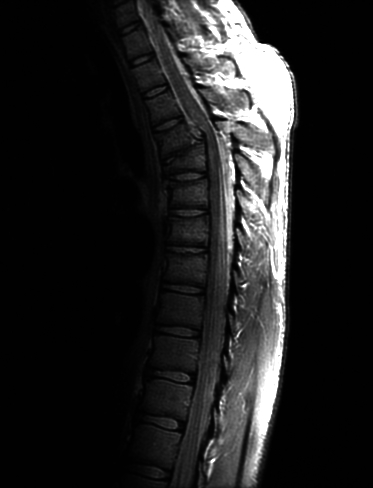
%> input picture Project 1/src/data/Fig1.jpg, 373 x 488 px
$ octave Histogram_Equalization.m   (GNU Octave 9; MATLAB toolbox functions it lacks are replaced by stand-ins)
%> lines starting %> are read from the running program, lines starting %| are printed output that depends on the picture
### Project 1/src/myImhist.m
function [ L, distribution ] = myImhist( fig )
%MYIMHIST creates the histogram of a given image.
%   The function returns the number of pixels for each gray level,
%   and draws a figure automatically.
    L = 8;
    if L <= max(max(fig))
        L = 256;
    end
    distribution = zeros(L, 1);
    for i = 1:size(fig, 1)
        for j = 1:size(fig, 2)
            distribution(fig(i, j) + 1, 1) = distribution(fig(i, j) + 1, 1) + 1;
        end
    end
    % distribution = table(:, 2);
    distribution = distribution ./ size(fig, 1) ./ size(fig, 2)
    s = size(distribution);
    b = bar(distribution,'FaceColor', 'blue', 'EdgeColor', 'blue','LineWidth',0.6);
    set(gca,'XLim',[0 L]);
    set(gca,'XTick',[0:L/4:L]);
    set(gca,'XTickLabel',[0:L/4:L]);
    ylabel('Occurance');
    colormap(gray);
    c = colorbar('Location', 'southoutside', 'FontSize',10, 'Ticks', 0:64:256, 'TickLabels', {'0', '64', '128', '192', '256'});
    c.Label.String = 'Intensity';


end

### Project 1/src/myEqualization.m
function [ output_distribution ] = myEqualization( L, distribution )
%MYEQUALIZATION equalizes the histogram
%   It returns a mapping that equalizes the original distribution

    output_distribution = distribution;
    for i = 2:size(distribution);
        output_distribution(i) = output_distribution(i-1) + distribution(i);
    end
    output_distribution = output_distribution * (L - 1) / sum(distribution(:));


end

### Project 1/src/Histogram_Equalization.m
clc;clear;
%% Write a computer program for computing the histogram of an image.
fig1 = imread('data/Fig1.jpg');
%> fig1 is the input picture: size 488x373 uint8; min 0, max 255, mean 32.6
fig2 = imread('data/Fig2.jpg');
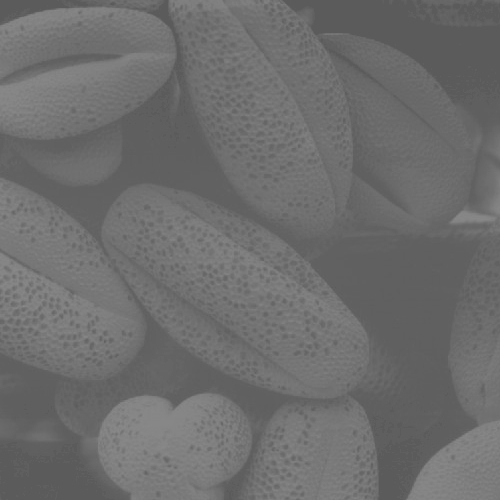
%> input picture Project 1/src/data/Fig2.jpg, 500 x 500 px
%> fig2 is the input picture: size 500x500 uint8; min 90, max 138, mean 109.1
figure('Name', 'Original Histogram');
set(gcf, 'position', [0 0 1024 512]);
subplot(1, 2, 1);
[L1 D1] = myImhist(fig1);
%> after the loop in myImhist, `for i = 1:size(fig, 1)`: distribution = 256 values, max 102029 at index 2, min 0 at index 256, mean 711
%> in myImhist, `distribution = distribution ./ size(fig, 1) ./ size(fig, 2)`: distribution = 256 values, max 0.561 at index 2, min 0 at index 256, mean 0.00391
%> in myImhist, `s = size(distribution);`: s = [256 1]
%> L1 = 256; D1 has the same summary as distribution in myImhist
title('Fig 1');
subplot(1, 2, 2);
[L2 D2] = myImhist(fig2);
%> L2 = 256; D2 = 256 values, max 0.0762 at index 97, min 0 at index 1, mean 0.00391
title('Fig 2');
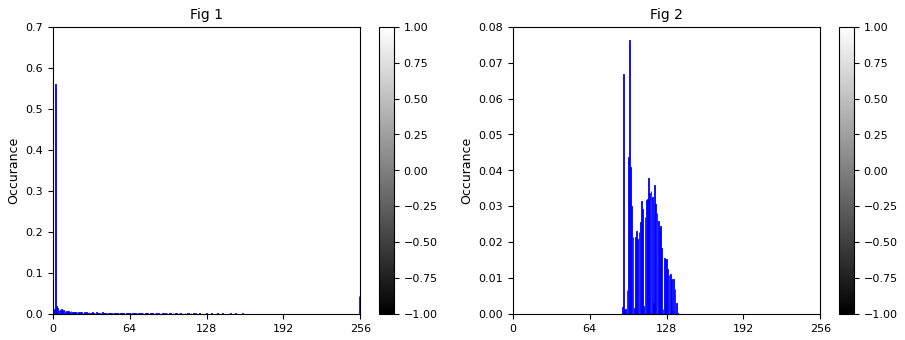
%> figure redrawn from the program's plot data, 2 panels; panel 1: tallest bar 0.561 high, from x = 1.6 to 2.4; panel 2: tallest bar 0.0762 high, from x = 96.6 to 97.4

%% Implement the histogram equalization technique.
figure('Name', 'Transformation of Fig. 1');
set(gcf, 'position', [0 0 960 512]);
subplot(1, 2, 1);
imshow(fig1, []);
R1 = myEqualization(L1, D1);
%> in myEqualization, `output_distribution = distribution;`: output_distribution has the same summary as distribution in myImhist
%> after the loop in myEqualization, `for i = 2:size(distribution);`: output_distribution = 256 values from 0.0123 to 1
%> in myEqualization, `output_distribution = output_distribution * (L - 1) / sum(distribution..`: output_distribution = 256 values from 3.12 to 255
%> R1 = 256 values from 3.12 to 255
for i = 1:size(fig1, 1)
    for j = 1:size(fig1, 2)
        fig1(i, j) = R1(fig1(i, j) + 1);
    end
end
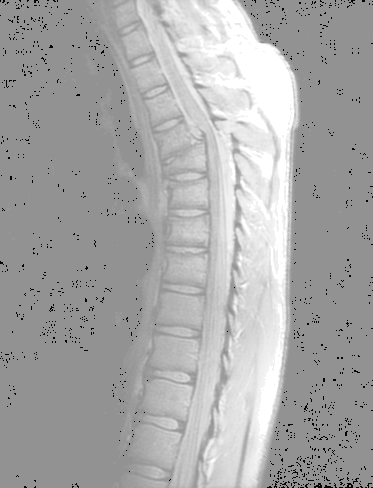
%> fig1: size 488x373 uint8; min 3, max 255, mean 168
subplot(1, 2, 2);
imshow(fig1, []);

figure('Name', 'Transformation of Fig. 2');
set(gcf, 'position', [0 0 1024 512]);
subplot(1, 2, 1);
imshow(fig2, []);
R2 = myEqualization(L2, D2);
%> R2 = 256 values from 0 to 255
for i = 1:size(fig2, 1)
    for j = 1:size(fig2, 2)
        fig2(i, j) = R2(fig2(i, j) + 1);
    end
end
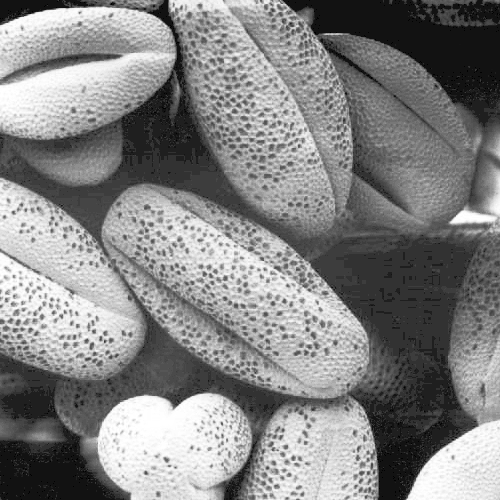
%> fig2: size 500x500 uint8; min 1, max 255, mean 131.8
subplot(1, 2, 2);
imshow(fig2, []);

figure('Name', 'Transformation Function');
subplot(1, 2, 1);
plot(R1);
subplot(1, 2, 2);
plot(R2);
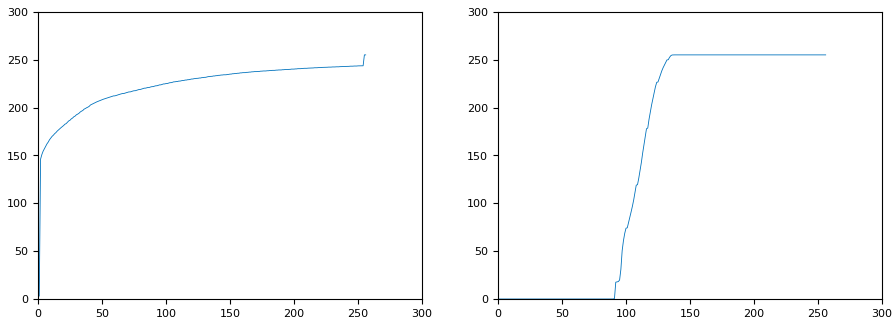
%> figure redrawn from the program's plot data, 2 panels; panel 1: curve peaks at x = 255, y = 255; panel 2: curve peaks at x = 139, y = 255

figure('Name', 'Equalized Histogram');
set(gcf, 'position', [0 0 1024 512]);
subplot(1, 2, 1);
[L1 D1] = myImhist(fig1);
%> D1 = 256 values, max 0.561 at index 147, min 0 at index 1, mean 0.00391
%title('Fig 1');
subplot(1, 2, 2);
[L2 D2] = myImhist(fig2);
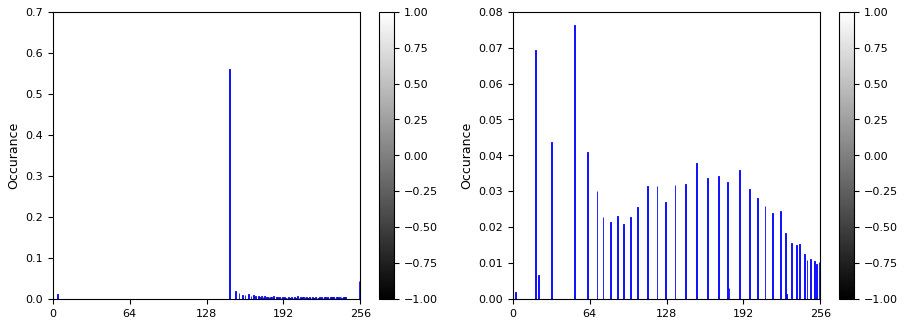
%> figure redrawn from the program's plot data, 2 panels; panel 1: tallest bar 0.561 high, from x = 146.6 to 147.4; panel 2: tallest bar 0.0762 high, from x = 50.6 to 51.4
%> D2 = 256 values, max 0.0762 at index 51, min 0 at index 1, mean 0.00391
%title('Fig 2');
